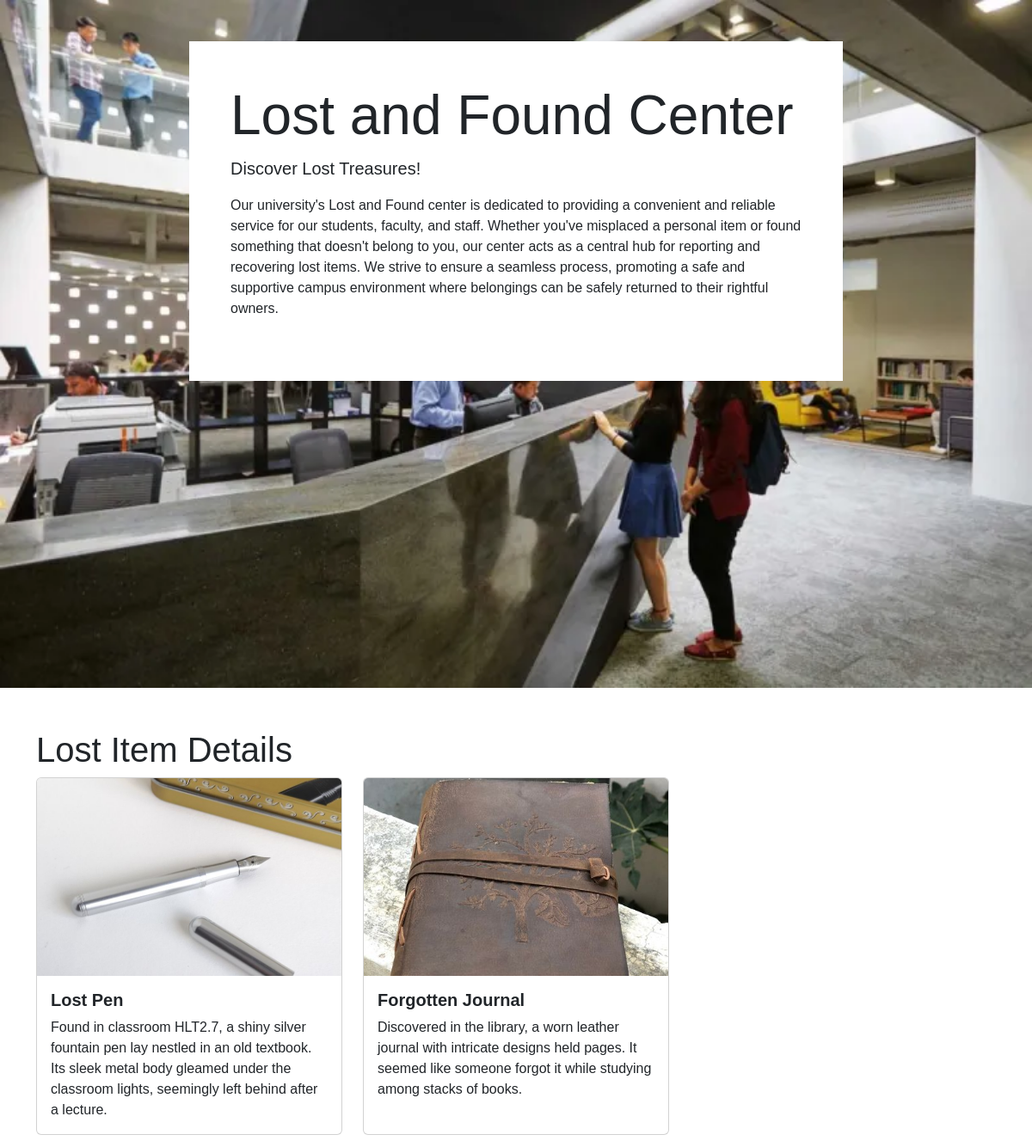
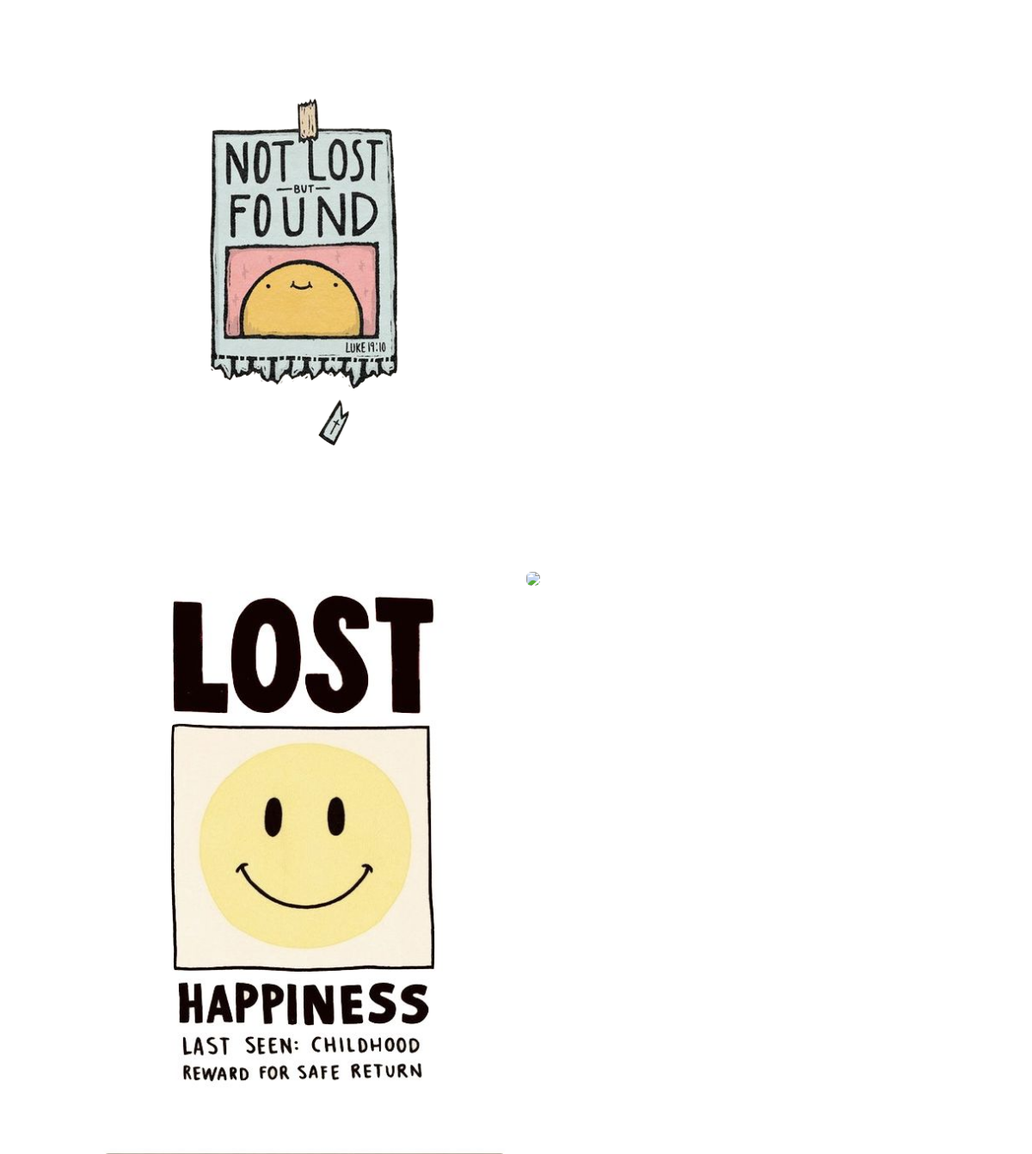
Screenshot of /student-lostAndFound.php with the database file from the repository (2 pictures, top to bottom).
### tables this page shows
CREATE TABLE `uploads` (
  `id` int(11) NOT NULL,
  `title` varchar(255) NOT NULL,
  `file_name` varchar(255) NOT NULL,
  `file_path` varchar(255) NOT NULL,
  `upload_time` timestamp NOT NULL DEFAULT current_timestamp(),
  `itemDescription` varchar(255) NOT NULL
);

### student-lostAndFound.php (the view, shortened to what this page needs)
<?php
    $servername = "localhost";
    $username = "root";
    $password = "";
    $dbname = "BIT102";
    $conn = new mysqli($servername, $username, $password, $dbname);
    $sql = "SELECT id, file_name, file_path, upload_time, title, itemDescription FROM uploads";
    $result = $conn->query($sql);
?>
<!DOCTYPE html>
<html lang="en">
<head>
    <link href="https://cdn.jsdelivr.net/npm/bootstrap@5.3.3/dist/css/bootstrap.min.css" rel="stylesheet">
    <link rel="stylesheet" href="stylesElain.css">
</head>
<body>
    <div class="py-5" style="background-image: url('~campus5.png'); height: 100vh; background-size: cover;">
        <div class="container">
            <div class="row">
                <div class="bg-white p-5 mx-auto col-md-8 col-10">
                    <h3 class="display-3">Lost and Found Center</h3>
                    <p class="mb-3 lead">Discover Lost Treasures!</p>
                    <p class="mb-4">
                        Our university's Lost and Found center is dedicated to providing a convenient and reliable service for our students, faculty, and staff. Whether you've misplaced a personal item or found something that doesn't belong to you, our center acts as a central hub for reporting and recovering lost items. We strive to ensure a seamless process, promoting a safe and supportive campus environment where belongings can be safely returned to their rightful owners.
                    </p>
                </div>
            </div>
        </div>
    </div>
    <div class="container mt-5">
        <div class="row">
            <h1>Lost Item Details</h1>
            <?php
                if ($result->num_rows > 0) {
                    while ($row = $result->fetch_assoc()) {
                        $title = $row["title"];
                        $itemDescription = $row["itemDescription"];
                        $filePath = $row["file_path"];
                        $fileExtension = strtolower(pathinfo($filePath, PATHINFO_EXTENSION));
            ?>
                        <div class="col-md-4 mb-3">
                            <div class="card h-100">
                                <?php
                                    if (in_array($fileExtension, ['jpg', 'jpeg', 'png', 'gif'])) {
                                        echo "
                                            <img src='$filePath'
                                            alt='" . $row["file_name"] . "'
                                            class='card-img-top img-fluid'
                                            style='height: 230px; object-fit: cover;' />
                                        ";
                                    } else {
                                        echo "
                                            <div class='card-body'>
                                                <a href='$filePath' class='btn btn-primary'>Download</a>
                                            </div>
                                        ";
                                    }
                                ?>
                                <div class="card-body">
                                    <h5 class="card-title"><strong><?php echo $title; ?></strong></h5>
                                    <p class="card-text"><?php echo $itemDescription; ?></p>
                                </div>
                            </div>
                        </div>
            <?php
                    }
                } else {
                    echo "<p>No files found.</p>";
                }
            ?>
        </div>
    </div>
    <div class="container-fluid" style="padding-left: 10%; padding-right: 10%;">
        <section>
            <div class="lightbox" data-mdb-lightbox-init>
                <div class="row justify-content-center align-items-center">
                    <div class="col-lg-6">
                        <div class="bg-image position-relative">
                            <img src="~overlay1.png" class="w-100 mb-2 mb-md-4 shadow-1-strong rounded" />
                        </div>
                        <div class="bg-image position-relative mt-4 mt-md-0">
                            <img src="~overlay2.jpg" class="w-100 shadow-1-strong rounded" />
                        </div>
                    </div>
                    <div class="col-lg-6">
                        <div class="bg-image position-relative">
                            <img src="~overlay3.tiff" class="w-100 shadow-1-strong rounded" />
                        </div>
                    </div>
                </div>
            </div>
        </section>
    </div>
</body>
</html>

### stylesElain.css (style rules this page uses)
* { margin: 0; padding: 0; box-sizing: border-box; }
body { font-family: "Raleway", sans-serif; background: #ffffff; }
.bg-image { max-width: 100%; overflow: hidden; position: relative; }

### rows the page displays
uploads: file_path+file_name (picture), title "Lost Pen", itemDescription "Found in classroom HLT2.7, a shiny silver fountain pen lay nestled in an old textbook. Its sleek metal body gleamed under the classroom lights, seemingly left behind after a lecture."
uploads: file_path+file_name (picture), title "Forgotten Journal", itemDescription "Discovered in the library, a worn leather journal with intricate designs held pages. It seemed like someone forgot it while studying among stacks of books."
